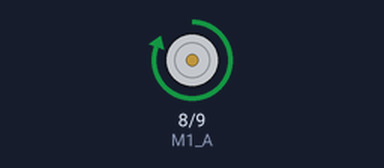
Bench run of a sketch on a simulated Arduino Uno, built with avr-gcc and run on an emulated ATmega328P. Shown: motor-driver pin pairs drawn as motors (green arrow = first pin HIGH = forward, orange = second pin HIGH = backward, longer = more drive). What the sketch prints to the serial monitor is not drawn.

Above: at 0.5 s.
Timing chart, 0 to 4.6 s (numbered marks = the images above):
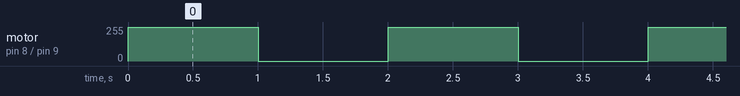

Measured:
- by itself, motor on pin 8 (M1_A) / pin 9 (M1_B): alternates forward 255/255 for 1.0 s and stopped for 1.0 s

The sketch:

DC.ino
```cpp
#include <Arduino.h>

#define M1_A 8
#define M1_B 9

void setup() {
  Serial.begin(9600);
  pinMode(M1_A, OUTPUT);
  pinMode(M1_B, OUTPUT);
  Serial.println("Start!");
}

void loop() {
  digitalWrite(M1_A, HIGH);
  digitalWrite(M1_B, LOW);
  delay(1000);
  digitalWrite(M1_A, LOW);
  digitalWrite(M1_B, LOW);
  delay(1000);
}
```
